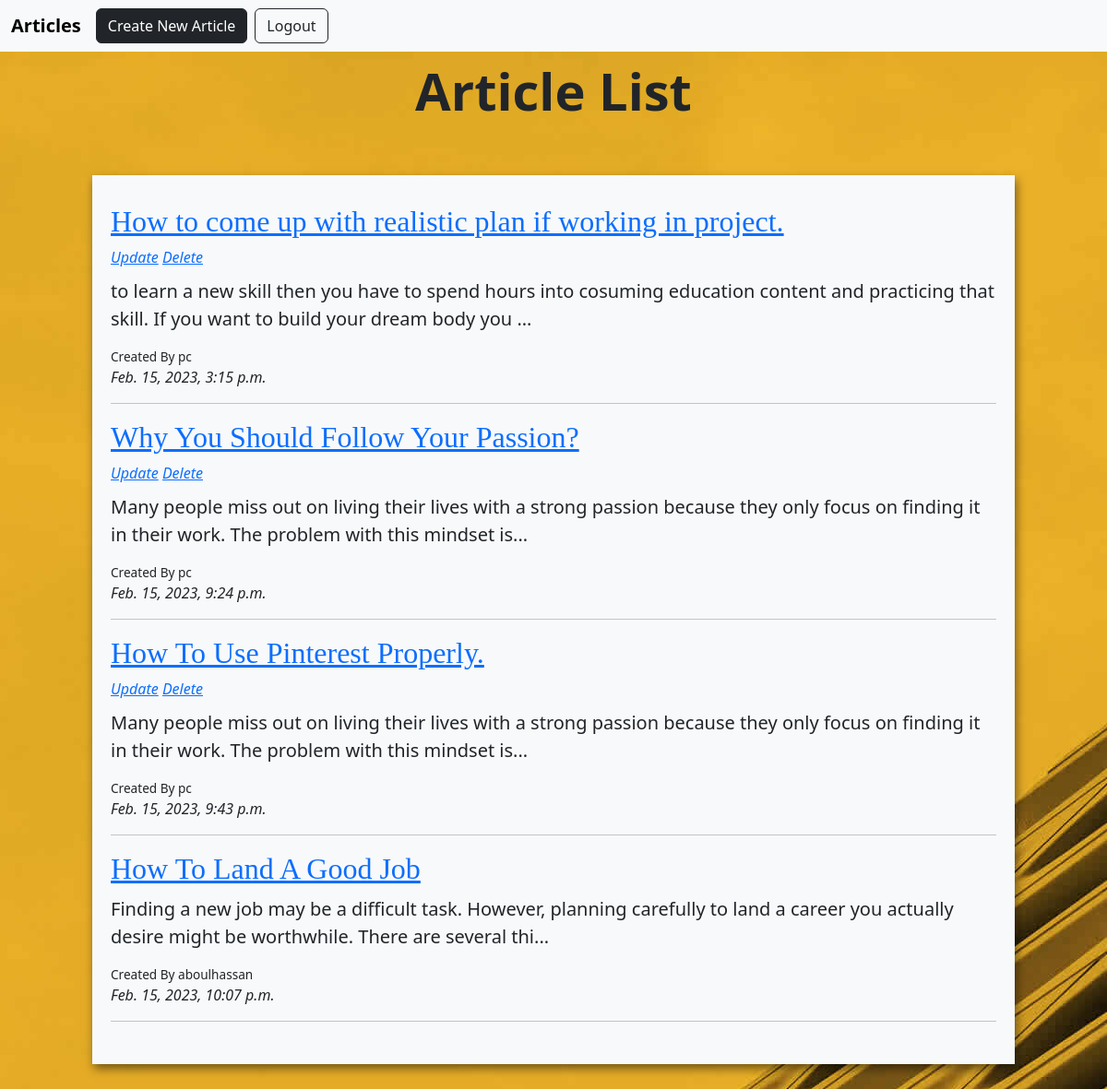
The app's page / (signed in) with its own data.
### app/models.py (models this page shows, shortened)
class Article(models.Model):
    title = models.CharField(max_length=100)
    slug = models.SlugField()
    body = models.TextField()
    date = models.DateTimeField(auto_now_add=True)
    photo = models.ImageField(default='default.png',blank=True)
    author = models.ForeignKey(User, default = None ,on_delete=models.CASCADE)
    def snippet(self):
        return self.body[:150]+ "..."

### app/views.py (the view)
# urls.py: path('', article_list, name="article_list"),
def article_list(request):
    articles = Article.objects.all().order_by("date")
    return render(request, "app/article_list.html", {'articles':articles})

### app/templates/app/article_list.html (shortened to what this page needs)
{% extends 'app/navbar.html' %}
{%load static%}
{%block content%}
        <p class='header'>Article List</p>
        <div class="container" id="article_list">
            {% for article in articles %}
                <div class="article">
                    <h2><a type="button" class="article_link" href="{%url 'articles:details' slug=article.slug%}">{{ article.title }}</a></h2>
                    {% if user.is_authenticated and user == article.author %}
                    <i><a href="{%url 'articles:update_article' id=article.id%}">Update</a></i>
                    <i><a href="{%url 'articles:delete_article' id=article.id%}">Delete</a></i>
                    {% endif %}
                    <p class= "snippet">{{ article.snippet }}</p>
                    <p class="author">Created By {{article.author}} </p>
                    <i>{{ article.date }}</i>
                    <hr>
                </div>
            {% endfor %}
        </div>
{% endblock content%}

### static/css/style.css (style rules this page uses)
#article_list { background-color: #F8F9FA; max-width: 1000px; margin: 50px auto; padding: 30px 20px; box-shadow: 2px 5px 10px rgba(0, 0, 0, 0.5); }
.header { font-family: 'Segoe UI', Tahoma, Geneva, Verdana, sans-serif; font-size: 3.5rem; text-align: center; font-weight: 800; }
h2, .h2 { font-size: 2rem; }
.snippet { margin-top: 1%; font-size: 1.25rem; font-weight: 500; }
body { background-image: url("/static/img/hero-bg.jpg"); }
.article_link { font-family: Cambria, Cochin, Georgia, Times, 'Times New Roman', serif; }
.author { font-size: 0.85rem; margin-bottom: -0.05%; }

### records on screen
Article: title "How to come up with realistic plan if working in project.", shows "Update", snippet "to learn a new skill then you have to spend hours into cosuming education content and practicing that skill. If you want to build your dream body you ...", author "pc", date "Feb. 15, 2023, 3:15 p.m."
Article: title "Why You Should Follow Your Passion?", shows "Update", snippet "Many people miss out on living their lives with a strong passion because they only focus on finding it in their work. The problem with this mindset is...", author "pc", date "Feb. 15, 2023, 9:24 p.m."
Article: title "How To Use Pinterest Properly.", shows "Update", snippet "Many people miss out on living their lives with a strong passion because they only focus on finding it in their work. The problem with this mindset is...", author "pc", date "Feb. 15, 2023, 9:43 p.m."
Article: title "How To Land A Good Job", snippet "Finding a new job may be a difficult task. However, planning carefully to land a career you actually desire might be worthwhile. There are several thi...", author "aboulhassan", date "Feb. 15, 2023, 10:07 p.m."
